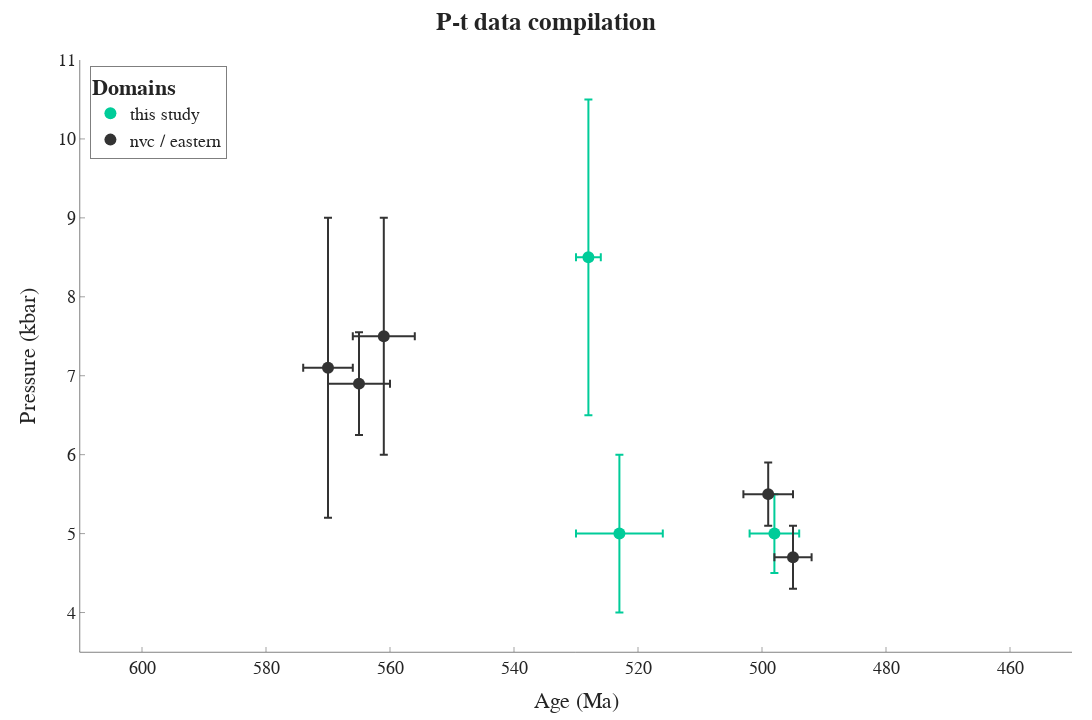

Notebook source saved alongside this figure:
### Code cell
plot_Pt(df_excel, "2025", False)

### Figure 1 — Plotly figure (JSON) as saved in the notebook; plotly's stock layout.template omitted (floating-point values rounded to 4 significant figures)
{"data": [{"customdata": [["Schiavetti_et_al_2024"], ["Schiavetti_et_al_2024"], ["Schiavetti_et_al_2024"], ["Schiavetti_et_al_2024"]], "error_x": {"array": [2, 4, 7, 2]}, "error_y": {"array": [2, 0.5, 1, null]}, "hovertemplate": "hue_domain=this study<br>age=%{x}<br>P=%{y}<br>reference=%{customdata[0]}<extra></extra>", "legendgroup": "this study", "marker": {"color": "#00cc99", "size": 12, "symbol": "circle"}, "mode": "markers", "name": "this study", "orientation": "v", "showlegend": true, "type": "scatter", "x": [528, 498, 523, 492], "xaxis": "x", "y": [8.5, 5, 5, null], "yaxis": "y"}, {"customdata": [["Belém_2006"], ["Belém_2006"], ["Belém_2006"], ["Belém_2006"], ["Belém_2006"], ["Belém_2006"], ["Belém_2006"], ["Gradim_2013"], ["Gradim_2013"], ["Gradim_2013"], ["Gradim_2013"], ["Gradim_2013"], ["Cavalcante_et_al_2014"], ["Cavalcante_et_al_2014"], ["Cavalcante_et_al_2014"], ["Cavalcante_et_al_2014"], ["Cavalcante_et_al_2014"], ["Cavalcante_et_al_2014"], ["Ritcher_et_al_2016"], ["Ritcher_et_al_2016"], ["Ritcher_et_al_2016"], ["Ritcher_et_al_2016"], ["Ritcher_et_al_2016"]], "error_x": {"array": [null, null, null, null, null, null, null, null, null, null, null, null, null, null, null, null, null, null, 5, 4, 4, 3, 5]}, "error_y": {"array": [0.45, 0.48, 0.47, 0.52, 0.61, 0.56, 0.49, 0.5, 0.5, 0.7, 0.9, 0.4, 0.5, 0.5, 0.5, 0.5, 0.5, 0.5, 1.5, 0.4, 1.9, 0.4, 0.65]}, "hovertemplate": "hue_domain=nvc / eastern<br>age=%{x}<br>P=%{y}<br>reference=%{customdata[0]}<extra></extra>", "legendgroup": "nvc / eastern", "marker": {"color": "#333333", "size": 12, "symbol": "circle"}, "mode": "markers", "name": "nvc / eastern", "orientation": "v", "showlegend": true, "type": "scatter", "x": [null, null, null, null, null, null, null, null, null, null, null, null, null, null, null, null, null, null, 561, 499, 570, 495, 565], "xaxis": "x", "y": [4.98, 5.2, 5.94, 6.56, 7.35, 6.66, 5.38, 5.4, 5, 5.2, 5.6, 6.1, 6.5, 6.5, 6.5, 6.5, 6.5, 6.5, 7.5, 5.5, 7.1, 4.7, 6.9], "yaxis": "y"}], "layout": {"font": {"family": "Calibri", "size": 18}, "height": 720, "legend": {"bordercolor": "Black", "borderwidth": 0.5, "font": {"family": "Calibri", "size": 18}, "title": {"text": "<b>Domains</b>"}, "tracegroupgap": 0, "x": 0.01, "xanchor": "left", "y": 0.99, "yanchor": "top"}, "margin": {"b": 20, "r": 20, "t": 60}, "title": {"text": "<b>P-t data compilation</b>", "x": 0.5}, "width": 1200, "xaxis": {"anchor": "y", "domain": [0, 1], "linecolor": "black", "linewidth": 0.5, "range": [610, 450], "showline": true, "ticks": "inside", "tickwidth": 0.5, "title": {"text": "Age (Ma)"}}, "yaxis": {"anchor": "x", "domain": [0, 1], "linecolor": "black", "linewidth": 0.5, "range": [3.5, 11], "showline": true, "ticks": "inside", "tickwidth": 0.5, "title": {"text": "Pressure (kbar)"}}}}
